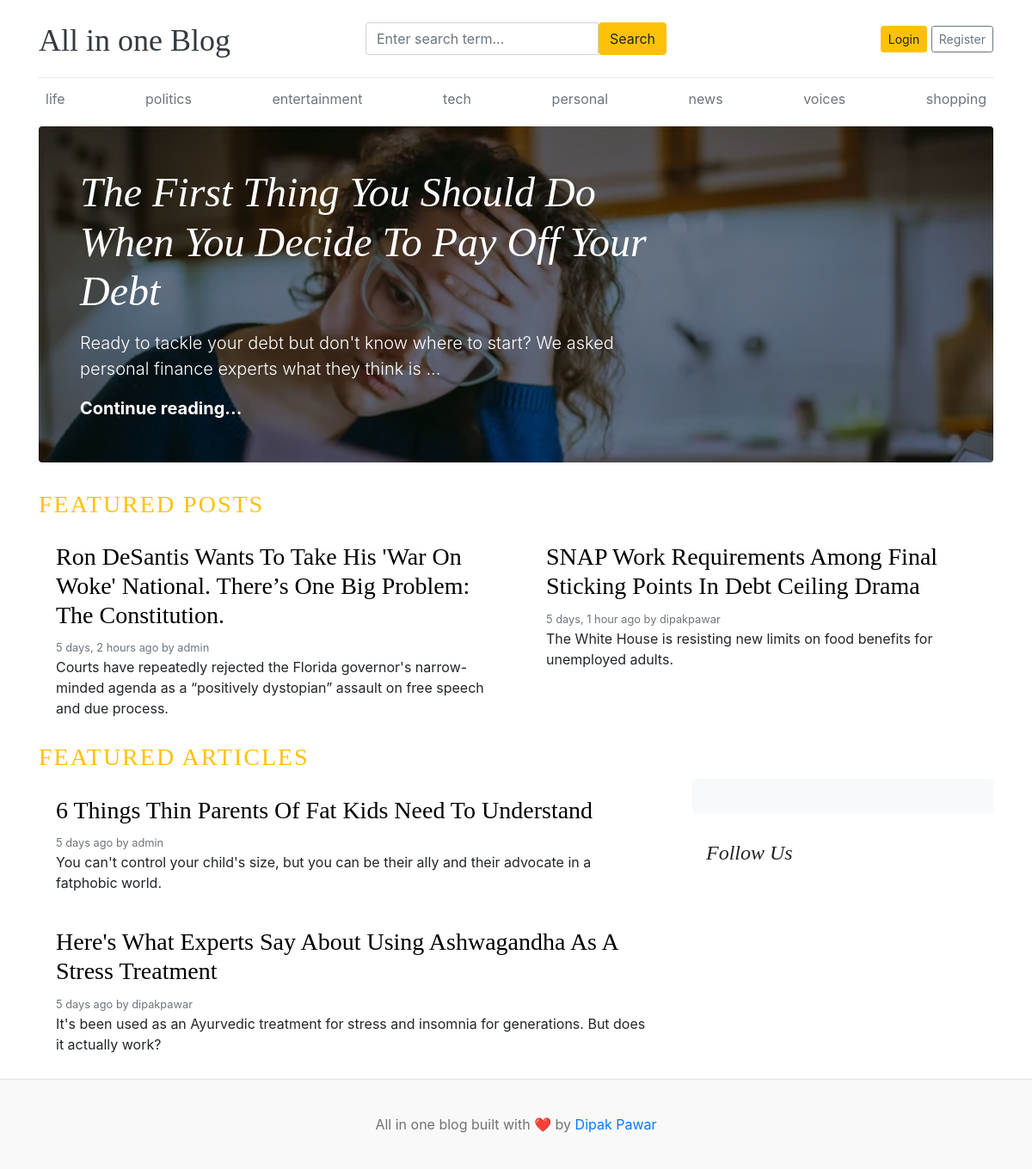
The app's page /, older data.
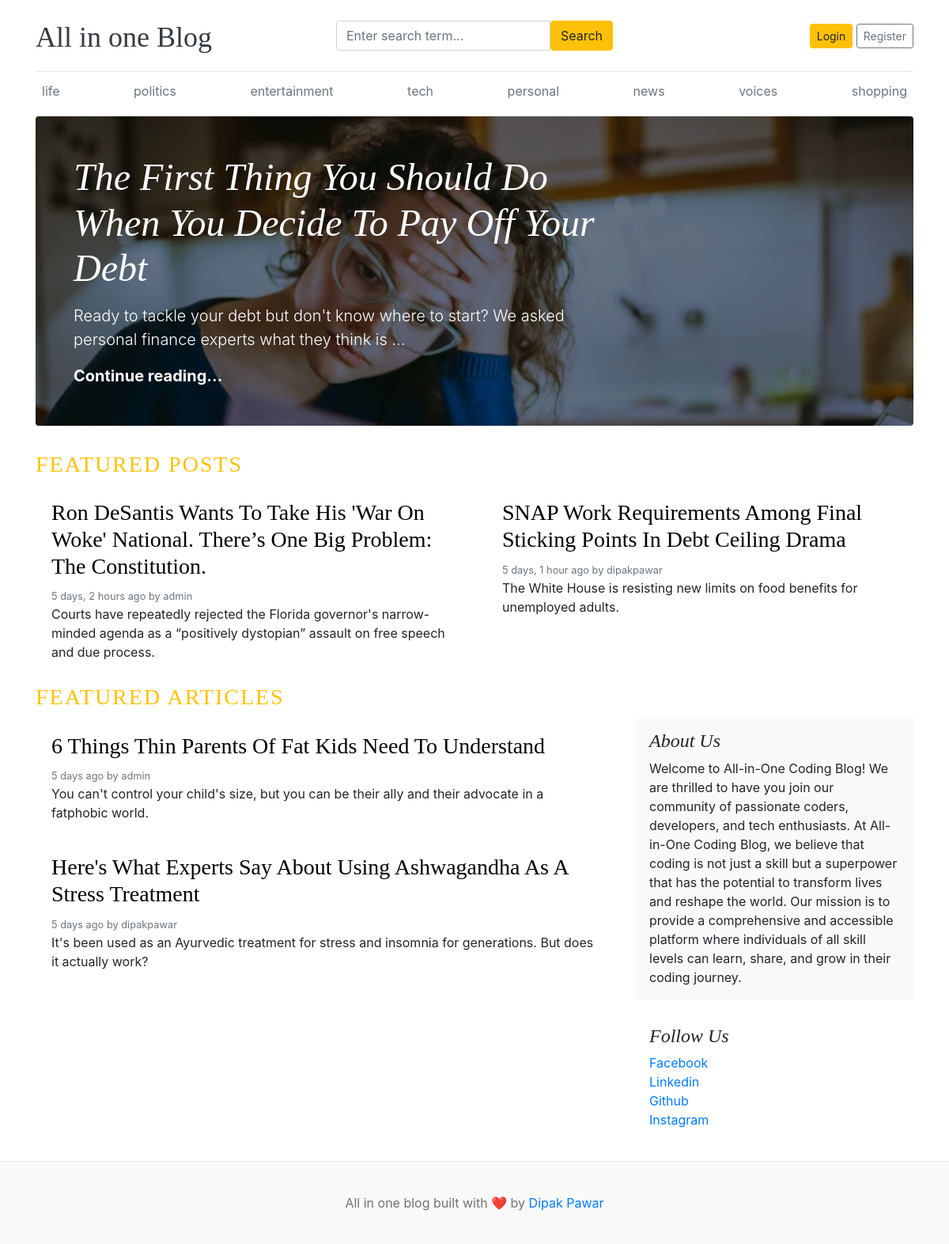
The same page, newer data.
### blog_app/models.py (models this page shows, shortened)
class Category(models.Model):
    name = models.CharField(max_length=50, unique=True)
    created_at = models.DateTimeField(auto_now_add=True)
    updated_at = models.DateTimeField(auto_now=True)
    class Meta:
        verbose_name_plural = "categories"
    def __str__(self):
        return self.name

class Blog(models.Model):
    title = models.CharField(max_length=150)
    slug = models.SlugField(max_length=150, unique=True)
    category = models.ForeignKey(
        Category, on_delete=models.CASCADE, related_name="blogs"
    )
    author = models.ForeignKey(User, on_delete=models.CASCADE)
    featured_image = models.ImageField(upload_to="uploads/%Y/%m/%d")
    short_description = models.TextField(max_length=500)
    blog_body = models.TextField(max_length=2000)
    status = models.CharField(max_length=20, choices=STATUS_CHOICE, default="Draft")
    is_featured = models.BooleanField(default=False)
    created_at = models.DateTimeField(auto_now_add=True)
    updated_at = models.DateTimeField(auto_now=True)

class About(models.Model):
    header = models.CharField(max_length=20)
    description = models.TextField(max_length=2000)
    class Meta:
        verbose_name_plural = "About"

class SocialLink(models.Model):
    social_name = models.CharField(max_length=20)
    social_url = models.URLField()

### blog_app/views.py (the view)
# urls.py: 2. Add a URL to urlpatterns:  path('', Home.as_view(), name='home')
class Home(View):
    def get(self, request):
        blogs = Blog.objects.filter(status="Published").order_by("-updated_at")
        about = About.objects.last()
        return render(request, "home.html", context={"blogs": blogs, "about": about})

### blog_app/context_processors.py (called while the page is built)
def get_categories(request):
    categories = Category.objects.all()
    social_apps = SocialLink.objects.all()
    return dict(
        tags=categories, social_apps=social_apps
    )  # This function only return the dictionary

### templates/home.html (shortened to what this page needs)
{% extends 'base.html' %}
{% load static %}
{% block body_block %}
{% for post in blogs %}
{% if post.is_featured %}
    {% if forloop.first %}
        <div class="jumbotron p-3 p-md-5 text-white rounded bg-dark" style="background-image: url({{post.featured_image.url}});background-blend-mode: overlay;background-size:cover;">
        <div class="col-md-8 px-0">
        <h1 class="display-4 font-italic">{{post.title}}</h1>
        <p class="lead my-3">{{post.short_description | truncatewords:20}}</p>
        <p class="lead mb-0"><a href="{% url 'post_by_slug' post.slug %}" class="text-white font-weight-bold">Continue reading...</a></p>
        </div>
    </div>
    {% endif %}
{% endif %}
{% endfor %}
<h3 class="text-uppercase text-warning" style="letter-spacing: 2px;">Featured Posts</h3>
  <div class="row mb-2">
    {% for post in blogs %}
    {% if post.is_featured %}
    {% if not forloop.first %}
    <div class="col-md-6">
      <div class="card border-0" >
        <div class="card-body">
          <h3><a href="{% url 'post_by_slug' post.slug %}" style="color:black">{{post.title}}</a></h3>
          <small class="mb-1 text-muted">{{post.created_at | timesince}} ago by {{post.author}}</small>
          <p class="card-text">{{post.short_description | truncatewords:20}}</p>
        </div>
      </div>
    </div>
    {% endif %}
    {% endif %}
    {% endfor %}
  </div>
  <h3 class="text-uppercase text-warning" style="letter-spacing: 2px;">Featured Articles</h3>
  <main role="main" class="container p-0">
    <div class="row">
      <div class="col-md-8 blog-main">
        {% for post in blogs %}
        {% if not post.is_featured %}
        <div class="card border-0" >
            <div class="card-body">
              <h3><a href="{% url 'post_by_slug' post.slug %}" style="color:black">{{post.title}}</a></h3>
              <small class="mb-1 text-muted">{{post.created_at | timesince}} ago by {{post.author}}</small>
              <p class="card-text">{{post.short_description | truncatewords:20}}</p>
            </div>
          </div>
        {% endif %}
        {% endfor %}
      </div>
      <aside class="col-md-4 blog-sidebar">
        <div class="p-3 mb-3 bg-light rounded">
          <h4 class="font-italic">{{about.header}}</h4>
          <p class="mb-0">{{about.description}}</p>
        </div>
        <div class="p-3">
          <h4 class="font-italic">Follow Us</h4>
          <ol class="list-unstyled">
            {% for social_app in social_apps %}
            <li><a href="{{social_app.social_url}}" target="_blank">{{social_app.social_name}}</a></li>
            {% endfor %}
          </ol>
        </div>
      </aside>
    </div>
  </main>
</div>
{% endblock %}

### templates/base.html (shortened to what this page needs)
{% load static %}
<!DOCTYPE html>
<html lang="en">
<head>
    <link href="https://getbootstrap.com/docs/4.0/dist/css/bootstrap.min.css" rel="stylesheet">
    <link href="{% static 'css/blog.css' %}" rel="stylesheet">
  </head>
<body>
    <div class="container">
        <header class="blog-header py-3">
          <div class="row flex-nowrap justify-content-between align-items-center">
            <div class="col-4 pt-1">
              <a class="blog-header-logo text-dark" href="/">All in one Blog</a>
            </div>
            <div class="col-4">
              <form action="{% url 'search_category' %}" method="GET">
                <div class="input-group">
                  <input class="form-control" name="keyword" type="text" placeholder="Enter search term..." aria-label="Enter search term..." aria-describedby="button-search" />
                  <button class="btn btn-warning" id="button-search" type="submit">Search</button>
              </div>
              </form>
            </div>
            <div class="col-4 d-flex justify-content-end align-items-center">
              {% if not user.is_authenticated %}
                <a class="btn btn-sm btn-warning" href="{% url 'login_user' %}">Login</a> &nbsp;
                <a class="btn btn-sm btn-outline-secondary" href="{% url 'register_user' %}">Register</a>
              {% else %}
            <a class="btn btn-sm btn-warning" href="{% url 'dashboard' %}">Dashboard </a>&nbsp;
              &emsp;
              <a class="btn btn-sm btn-warning" href="{% url 'logout_user' %}">Logout</a> &nbsp;
              {% endif %}
            </div>
          </div>
        </header>
        <div class="nav-scroller py-1 mb-2">
          <nav class="nav d-flex justify-content-between">
            {% for tag in tags %}
                <a class="p-2 text-muted" href="{% url 'post_by_category' tag.id %}">{{tag}}</a>
            {% endfor%}
          </nav>
        </div>
    {% block body_block %}{% endblock %}
<footer class="blog-footer mt-2">
    <p>All in one blog built with ❤️ by <a href="#">Dipak Pawar</a></p>
</footer>
</body>
</html>

### all_in_one_blog/static/css/blog.css (style rules this page uses)
.blog-header { border-bottom: 1px solid #e5e5e5; }
.blog-header-logo { font-family: "Playfair Display", Georgia, "Times New Roman", serif; font-size: 2.25rem; }
h1, h2, h3, h4, h5, h6 { font-family: "Playfair Display", Georgia, "Times New Roman", serif; }
.display-4 { font-size: 2.5rem; }
@media (min-width: 768px) { .display-4 { font-size: 3rem; } }
.blog-footer { padding: 2.5rem 0; color: #727272; text-align: center; background-color: #f9f9f9; border-top: .05rem solid #e5e5e5; }
.blog-footer p:last-child { margin-bottom: 0; }

Row changes from the older to the newer data that the page shows:
added About: header "About Us", description "Welcome to All-in-One Coding Blog! We are thrilled to have you join our community of passionate coders, developers, and tech enthusiasts. At All-in-One Coding Blog, we believe that coding is not just a skill but a superpower that has the potential to transform lives and reshape the world. Our mission is to provide a comprehensive and accessible platform where individuals of all skill levels can learn, share, and grow in their coding journey."
added SocialLink: social_name "Facebook"
added SocialLink: social_name "Linkedin"
added SocialLink: social_name "Github"
added SocialLink: social_name "Instagram"
